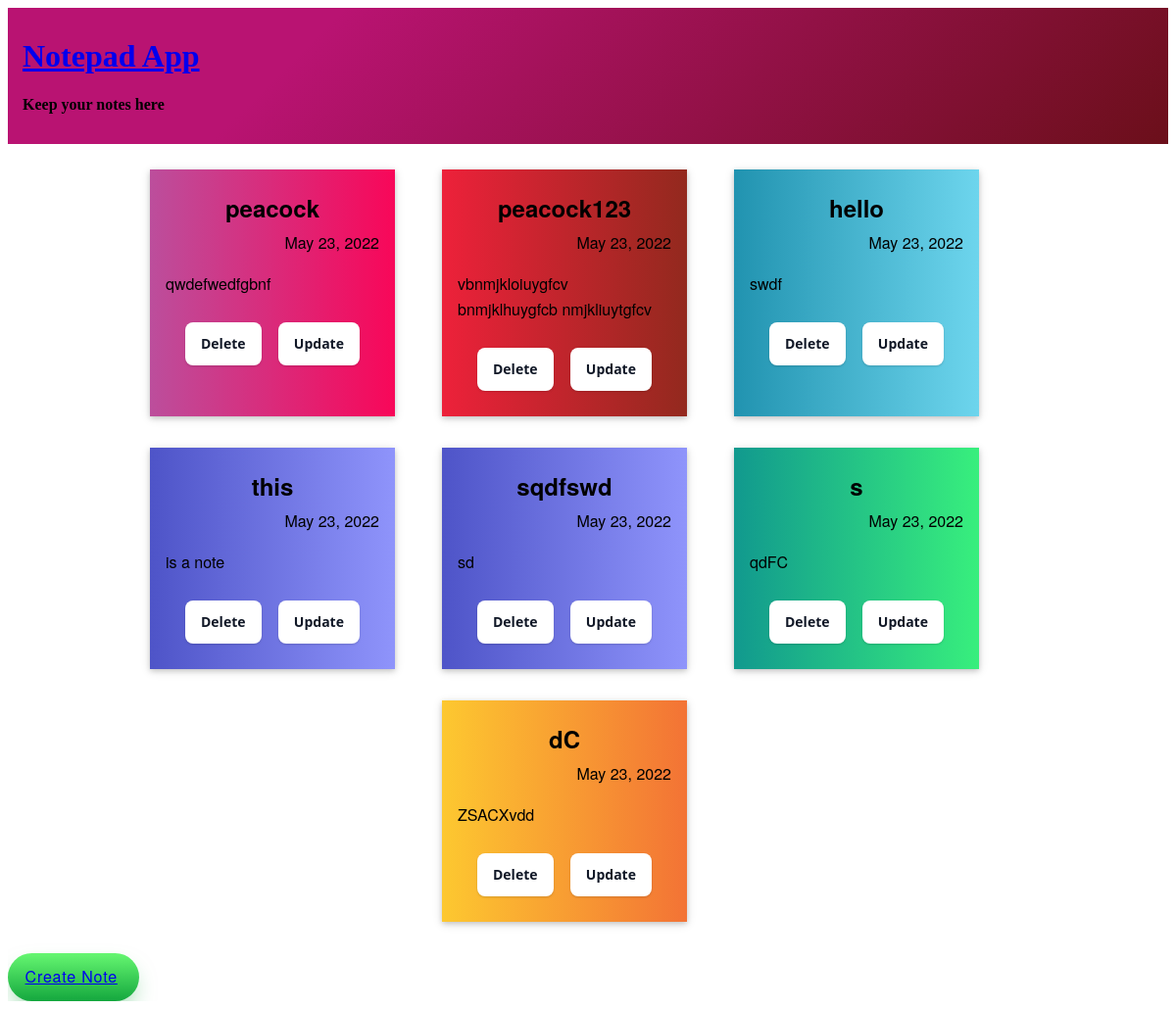
The app's page /, older data.
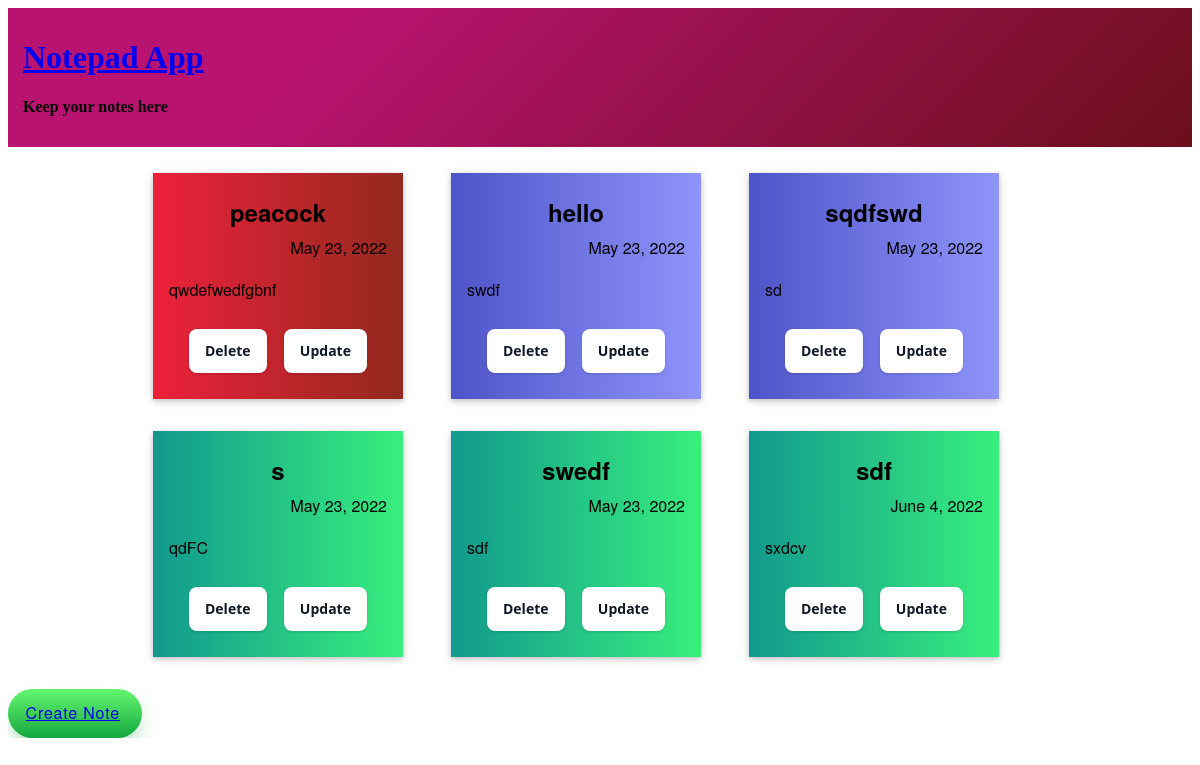
The same page, newer data.
### app/models.py (models this page shows, shortened)
class Note(models.Model):
    title=models.CharField(max_length=30)
    text=models.TextField()
    date=models.DateField(default=datetime.datetime.now().date())
    color=models.CharField(max_length=30,choices=COLOR_CHOICES)

### app/views.py (the view)
# urls.py: path('',views.readall,name='readall'),
def readall(request):
    print(sys.path)
    notes = Note.objects.all()
    return render(request, 'allnotes.html', {'list': notes})

### templates/allnotes.html (shortened to what this page needs)
{% extends 'base.html' %}
{% block X_content %}
<br>
<div style="display:flex;flex-wrap:wrap; width:95%;margin:0 auto; justify-content:center">
    {% if list %}
    {% for i in list %}
    <div class="card" style="background:linear-gradient(to right,{{ i.color }}); margin-bottom:2rem">
        <div style="text-align:center">
            <h2 style="margin:10px 0"> {{ i.title}}</h2>
        </div>
        <div style="text-align:right">{{ i.date}}</div>
        <p style="font-size:1rem; word-wrap: break-word; ">{{ i.text }}</p>
        <div style="display:flex; justify-content:space-between;align-items:center; padding:10px 20px">
            <form action="{% url 'deletenote' i.id  %}" method="post">
                <input class="btn" type="submit" value="Delete">
            </form>
            <form action="{% url 'updatenote' i.id  %}" method="get">
                <input class="btn" type="submit" value="Update">
            </form>
        </div>
    </div>
    {% endfor %}
    {% else %}
    <h2>No Records</h2>
    {% endif %}
</div>
    <div class="buttons" style="position:sticky; top:90% ;right:10px;">
        <a href="{% url 'create'  %}">Create Note</a>
    </div>
{%  endblock %}

### templates/base.html (shortened to what this page needs)
<!DOCTYPE html>
<html lang="en">
<head>
</head>
<body>
<div class="page-content">
      <a href="{% url 'readall'  %}"><h1>Notepad App</h1></a>
        <h4>Keep your notes here </h4>
    </div>
<div class="page-wrap">
    <div class="rj">
        {% block X_content %}
        {% endblock %}
    </div>
</div>
</body>
</html>

### templates/base.html (style rules this page uses)
.page-wrap { overflow-x: hidden; font-family: "Helvetica Neue", sans-serif; line-height: 26px; }
.page-content { position: sticky; top:0; z-index: 5; padding: 10px 15px;  background-color: yellow; background-image: linear-gradient(315deg, #6b0f1a 0%, #b91372 74%); }
.rj { -webkit-transition: 0.6s; -moz-transition: 0.6s; transition: 0.6s; }

### templates/allnotes.html (style rules this page uses)
.card { box-shadow: 0 2px 5px 0 rgb(0 0 0 / 16%), 0 2px 10px 0 rgb(0 0 0 / 12%); width:250px; height:auto; margin-right:3rem; padding:1rem; box-sizing:border-box; }
.btn { background-color: #FFFFFF; border: 0; border-radius: .5rem; box-sizing: border-box; color: #111827; font-family: "Inter var",ui-sans-serif,system-ui,-apple-system,system-ui,"Segoe UI",Roboto,"Helvetica Neue",Arial,"Noto Sans",sans-serif,"Apple Color Emoji","Segoe UI Emoji","Segoe UI Symbol","Noto Color Emoji"; font-size: .875rem; font-weight: 600; line-height: 1.25rem; padding: .75rem 1rem; text-align: center; text-decoration: none #D1D5DB solid; text-decoration-thickness: auto; box-shadow: 0 1px 3px 0 rgba(0, 0, 0, 0.1), 0 1px 2px 0 rgba(0, 0, 0, 0.06); cursor: pointer; user-select: none; -webkit-user-select: none; touch-action: manipulation; }
.buttons {   font-family: inherit; font-weight: 500; font-size: 16px; padding: 0.7em 1.4em 0.7em 1.1em; color: white; background: #ad5389; background: linear-gradient(0deg, rgba(20,167,62,1) 0%, rgba(102,247,113,1) 100%); border: none; box-shadow: 0 0.7em 1.5em -0.5em #14a73e98; letter-spacing: 0.05em; border-radius: 20em; cursor: pointer; user-select: none; -webkit-user-select: none; touch-action: manipulation; display: inline-block; }

Row changes from the older to the newer data that the page shows:
removed Note: title "peacock123", date "May 23, 2022", text "vbnmjkloiuygfcv bnmjklhuygfcb nmjkliuytgfcv", color "#ed213a, #93291e" (drawn)
removed Note: title "this", date "May 23, 2022", text "is a note", color "#4e54c8, #8f94fb" (drawn)
removed Note: title "dC", date "May 23, 2022", text "ZSACXvdd", color "#fdc830, #f37335" (drawn)
changed Note "peacock": color "#bc4e9c, #f80759" → "#ed213a, #93291e" (drawn)
changed Note "hello": color "#2193b0, #6dd5ed" → "#4e54c8, #8f94fb" (drawn)
added Note: title "swedf", date "May 23, 2022", text "sdf", color "#11998e, #38ef7d" (drawn)
added Note: title "sdf", date "June 4, 2022", text "sxdcv", color "#11998e, #38ef7d" (drawn)
